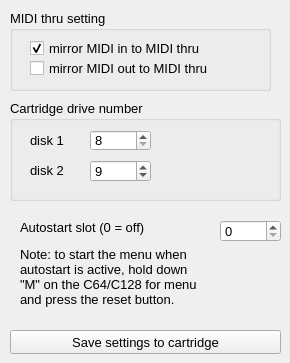
    <widget class="QWidget" name="tab_4">
     <attribute name="title">
      <string>Cartridge settings</string>
     </attribute>
     <widget class="QPushButton" name="flashBasicBinButton_3">
      <property name="geometry">
       <rect>
        <x>10</x>
        <y>330</y>
        <width>271</width>
        <height>24</height>
       </rect>
      </property>
      <property name="sizePolicy">
       <sizepolicy hsizetype="Minimum" vsizetype="Expanding">
        <horstretch>0</horstretch>
        <verstretch>0</verstretch>
       </sizepolicy>
      </property>
      <property name="font">
       <font>
        <pointsize>10</pointsize>
       </font>
      </property>
      <property name="text">
       <string>Save settings to cartridge</string>
      </property>
     </widget>
     <widget class="QGroupBox" name="groupBox_6">
      <property name="geometry">
       <rect>
        <x>10</x>
        <y>10</y>
        <width>261</width>
        <height>81</height>
       </rect>
      </property>
      <property name="font">
       <font>
        <pointsize>10</pointsize>
       </font>
      </property>
      <property name="title">
       <string>MIDI thru setting</string>
      </property>
      <widget class="QCheckBox" name="midiThruInCheckBox">
       <property name="geometry">
        <rect>
         <x>20</x>
         <y>30</y>
         <width>241</width>
         <height>17</height>
        </rect>
       </property>
       <property name="font">
        <font>
         <pointsize>10</pointsize>
        </font>
       </property>
       <property name="text">
        <string>mirror MIDI in to MIDI thru</string>
       </property>
       <property name="checked">
        <bool>true</bool>
       </property>
      </widget>
      <widget class="QCheckBox" name="midiThruOutCheckBox">
       <property name="geometry">
        <rect>
         <x>20</x>
         <y>50</y>
         <width>241</width>
         <height>17</height>
        </rect>
       </property>
       <property name="font">
        <font>
         <pointsize>10</pointsize>
        </font>
       </property>
       <property name="text">
        <string>mirror MIDI out to MIDI thru</string>
       </property>
      </widget>
     </widget>
     <widget class="QLabel" name="label_14">
      <property name="geometry">
       <rect>
        <x>20</x>
        <y>220</y>
        <width>201</width>
        <height>101</height>
       </rect>
      </property>
      <property name="font">
       <font>
        <pointsize>10</pointsize>
       </font>
      </property>
      <property name="text">
       <string>&lt;html&gt;&lt;head/&gt;&lt;body&gt;&lt;p&gt;Autostart slot (0 = off)&lt;/p&gt;&lt;p&gt;Note: to start the menu when&lt;br/&gt;autostart is active, hold down&lt;br/&gt;&amp;quot;M&amp;quot; on the C64/C128 for menu&lt;br/&gt;and press the reset button.&lt;/p&gt;&lt;/body&gt;&lt;/html&gt;</string>
      </property>
      <property name="alignment">
       <set>Qt::AlignLeading|Qt::AlignLeft|Qt::AlignTop</set>
      </property>
     </widget>
     <widget class="QSpinBox" name="prgSlotSpinBox_4">
      <property name="geometry">
       <rect>
        <x>220</x>
        <y>220</y>
        <width>61</width>
        <height>22</height>
       </rect>
      </property>
      <property name="font">
       <font>
        <pointsize>10</pointsize>
        <weight>50</weight>
        <bold>false</bold>
       </font>
      </property>
      <property name="minimum">
       <number>0</number>
      </property>
      <property name="maximum">
       <number>25</number>
      </property>
      <property name="value">
       <number>0</number>
      </property>
     </widget>
     <widget class="QGroupBox" name="groupBox_7">
      <property name="geometry">
       <rect>
        <x>10</x>
        <y>100</y>
        <width>271</width>
        <height>101</height>
       </rect>
      </property>
      <property name="font">
       <font>
        <pointsize>10</pointsize>
       </font>
      </property>
      <property name="title">
       <string>Cartridge drive number</string>
      </property>
      <widget class="QSpinBox" name="prgSlotSpinBox_3">
       <property name="geometry">
        <rect>
         <x>80</x>
         <y>60</y>
         <width>61</width>
         <height>22</height>
        </rect>
       </property>
       <property name="font">
        <font>
         <pointsize>10</pointsize>
         <weight>50</weight>
         <bold>false</bold>
        </font>
       </property>
       <property name="minimum">
        <number>8</number>
       </property>
       <property name="maximum">
        <number>11</number>
       </property>
       <property name="value">
        <number>9</number>
       </property>
      </widget>
      <widget class="QSpinBox" name="prgSlotSpinBox_2">
       <property name="geometry">
        <rect>
         <x>80</x>
         <y>30</y>
         <width>61</width>
         <height>21</height>
        </rect>
       </property>
       <property name="font">
        <font>
         <pointsize>10</pointsize>
         <weight>50</weight>
         <bold>false</bold>
        </font>
       </property>
       <property name="minimum">
        <number>8</number>
       </property>
       <property name="maximum">
        <number>11</number>
       </property>
       <property name="value">
        <number>8</number>
       </property>
      </widget>
      <widget class="QLabel" name="label_12">
       <property name="geometry">
        <rect>
         <x>20</x>
         <y>30</y>
         <width>51</width>
         <height>21</height>
        </rect>
       </property>
       <property name="font">
        <font>
         <pointsize>10</pointsize>
        </font>
       </property>
       <property name="text">
        <string>disk 1</string>
       </property>
      </widget>
      <widget class="QLabel" name="label_13">
       <property name="geometry">
        <rect>
         <x>20</x>
         <y>60</y>
         <width>51</width>
         <height>21</height>
        </rect>
       </property>
       <property name="font">
        <font>
         <pointsize>10</pointsize>
        </font>
       </property>
       <property name="text">
        <string>disk 2</string>
       </property>
      </widget>
     </widget>
    </widget>
